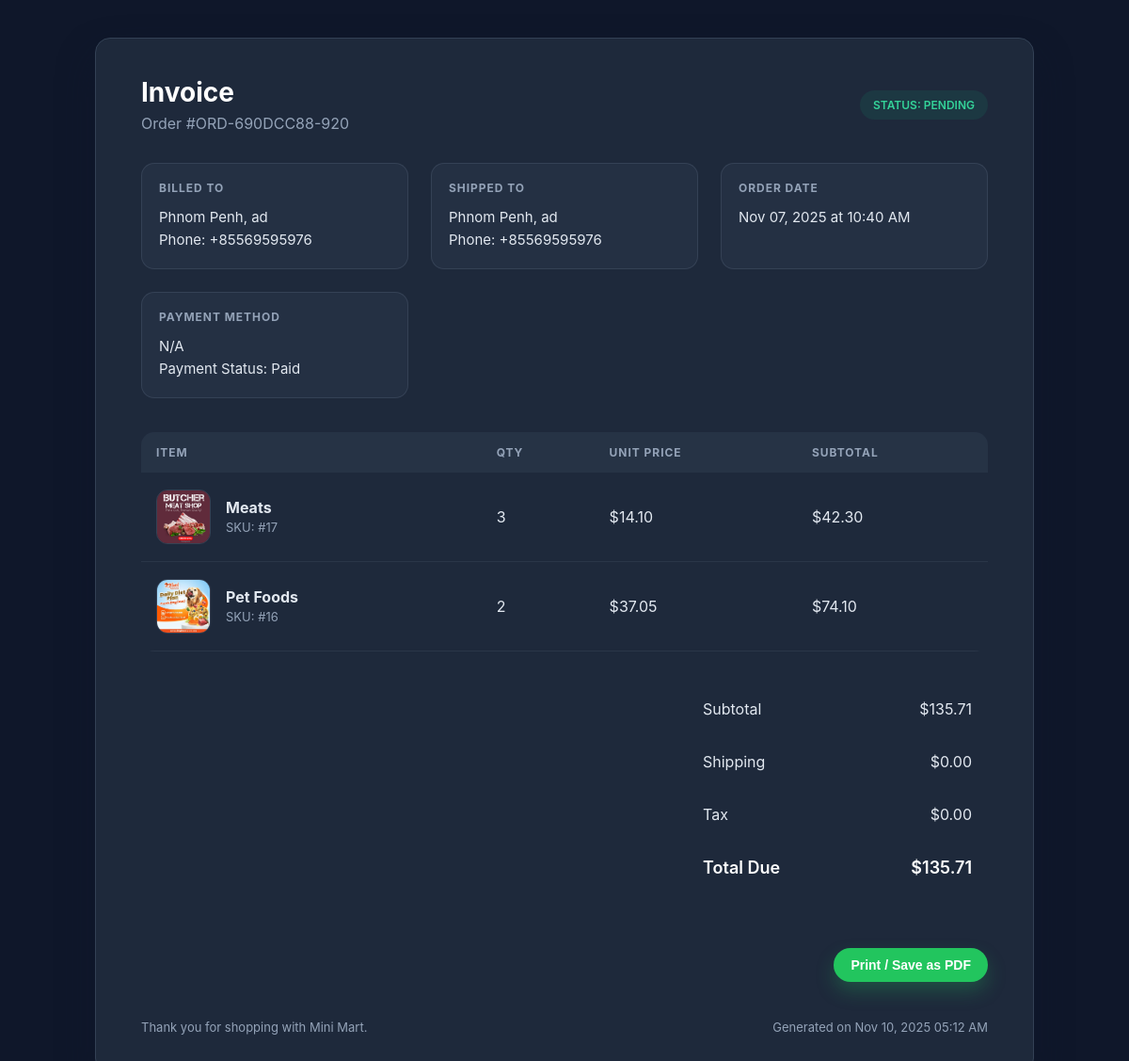
The app's page /invoice.php?order_id=3 (signed in) with its own data.
### tables this page shows
CREATE TABLE `orders` (
  `id` int(11) NOT NULL,
  `order_number` varchar(50) NOT NULL,
  `user_id` int(11) DEFAULT NULL,
  `total_amount` decimal(10,2) NOT NULL DEFAULT 0.00,
  `status` enum('pending','processing','shipped','delivered','cancelled') NOT NULL DEFAULT 'pending',
  `payment_status` enum('unpaid','paid','refunded') NOT NULL DEFAULT 'unpaid',
  `shipping_address` text DEFAULT NULL,
  `billing_address` text DEFAULT NULL,
  `created_at` timestamp NOT NULL DEFAULT current_timestamp(),
  `updated_at` timestamp NOT NULL DEFAULT current_timestamp() ON UPDATE current_timestamp()
);

CREATE TABLE `order_items` (
  `id` int(11) NOT NULL,
  `order_id` int(11) NOT NULL,
  `product_id` int(11) NOT NULL,
  `quantity` int(11) NOT NULL DEFAULT 1,
  `price` decimal(10,2) NOT NULL DEFAULT 0.00,
  `subtotal` decimal(10,2) GENERATED ALWAYS AS (`quantity` * `price`) STORED,
  `created_at` timestamp NOT NULL DEFAULT current_timestamp(),
  `updated_at` timestamp NOT NULL DEFAULT current_timestamp() ON UPDATE current_timestamp()
);

CREATE TABLE `products` (
  `id` int(11) NOT NULL,
  `name` varchar(100) NOT NULL,
  `price` decimal(10,2) NOT NULL,
  `quantity` int(11) NOT NULL,
  `created_at` timestamp NOT NULL DEFAULT current_timestamp(),
  `category_id` int(11) DEFAULT NULL,
  `description` text DEFAULT NULL,
  `image_path` varchar(500) DEFAULT NULL,
  `discount_percentage` decimal(5,2) DEFAULT 0.00,
  `discount_price` decimal(10,2) DEFAULT NULL,
  `vendor_name` varchar(255) DEFAULT NULL,
  `promotion_status` varchar(50) DEFAULT NULL,
  `rating` decimal(3,2) DEFAULT 0.00,
  `vendor_id` int(11) DEFAULT NULL
);

### invoice.php (the view, shortened to what this page needs)
<?php
include('config.php');
$orderId = isset($_GET['order_id']) ? (int) $_GET['order_id'] : 0;
$orderQuery = mysqli_prepare($conn, "SELECT o.*, u.username, u.email FROM orders o LEFT JOIN users u ON o.user_id = u.id WHERE o.id = ?");
mysqli_stmt_bind_param($orderQuery, 'i', $orderId);
mysqli_stmt_execute($orderQuery);
$orderResult = mysqli_stmt_get_result($orderQuery);
$order = mysqli_fetch_assoc($orderResult);
$items = [];
$itemsQuery = mysqli_prepare($conn, "SELECT oi.*, p.name, p.image_path FROM order_items oi LEFT JOIN products p ON oi.product_id = p.id WHERE oi.order_id = ?");
if ($itemsQuery) {
    mysqli_stmt_bind_param($itemsQuery, 'i', $orderId);
    mysqli_stmt_execute($itemsQuery);
    $itemsResult = mysqli_stmt_get_result($itemsQuery);
    if ($itemsResult) {
        while ($row = mysqli_fetch_assoc($itemsResult)) {
            $items[] = $row;
        }
    }
}
$shippingAddress = json_decode($order['shipping_address'] ?? '', true);
$billingAddress = json_decode($order['billing_address'] ?? '', true);
function formatAddress($address) {
    $parts = [];
    if (!empty($address['city'])) {
        $line = $address['city'];
        if (!empty($address['state'])) {
            $line .= ', ' . $address['state'];
        }
        $parts[] = $line;
    }
    if (!empty($address['phone'])) {
        $parts[] = 'Phone: ' . $address['phone'];
    }
    return !empty($parts) ? implode('<br>', array_map('htmlspecialchars', $parts)) : 'N/A';
}
?><!DOCTYPE html>
<html lang="en">
<head>
</head>
<body>
    <div class="invoice">
        <div class="header">
            <div>
                <h1>Invoice</h1>
                <p style="margin: 6px 0 0; color: #94a3b8;">Order #<?php echo htmlspecialchars($order['order_number']); ?></p>
            </div>
            <span class="badge">Status: <?php echo strtoupper(htmlspecialchars($order['status'])); ?></span>
        </div>
        <div class="meta">
            <div class="meta-card">
                <h3>Billed To</h3>
                <p><?php echo formatAddress($billingAddress); ?></p>
            </div>
            <div class="meta-card">
                <h3>Shipped To</h3>
                <p><?php echo formatAddress($shippingAddress); ?></p>
            </div>
            <div class="meta-card">
                <h3>Order Date</h3>
                <p><?php echo date('M d, Y \a\t h:i A', strtotime($order['created_at'])); ?></p>
            </div>
            <div class="meta-card">
                <h3>Payment Method</h3>
                <p><?php echo htmlspecialchars($order['payment_method'] ?? 'N/A'); ?><br>Payment Status: <?php echo ucfirst(htmlspecialchars($order['payment_status'])); ?></p>
            </div>
        </div>
        <table>
            <thead>
                <tr>
                    <th>Item</th>
                    <th>Qty</th>
                    <th>Unit Price</th>
                    <th>Subtotal</th>
                </tr>
            </thead>
            <tbody>
                <?php foreach ($items as $item): ?>
                    <tr>
                        <td>
                            <div class="product">
                                <?php if (!empty($item['image_path'])): ?>
                                    <img src="<?php echo htmlspecialchars($item['image_path']); ?>" alt="<?php echo htmlspecialchars($item['name'] ?? 'Product'); ?>" onerror="this.style.display='none'">
                                <?php endif; ?>
                                <div>
                                    <strong><?php echo htmlspecialchars($item['name'] ?? 'Product'); ?></strong><br>
                                    <span style="color:#94a3b8; font-size: 13px;">SKU: #<?php echo $item['product_id']; ?></span>
                                </div>
                            </div>
                        </td>
                        <td><?php echo (int) $item['quantity']; ?></td>
                        <td>$<?php echo number_format($item['price'], 2); ?></td>
                        <td>$<?php echo number_format($item['quantity'] * $item['price'], 2); ?></td>
                    </tr>
                <?php endforeach; ?>
            </tbody>
        </table>
        <div class="totals">
            <table>
                <tbody>
                    <tr>
                        <td>Subtotal</td>
                        <td style="text-align:right;">$<?php echo number_format($order['total_amount'] - ($order['tax_amount'] ?? 0) - ($order['shipping_amount'] ?? 0), 2); ?></td>
                    </tr>
                    <tr>
                        <td>Shipping</td>
                        <td style="text-align:right;">$<?php echo number_format($order['shipping_amount'] ?? 0, 2); ?></td>
                    </tr>
                    <tr>
                        <td>Tax</td>
                        <td style="text-align:right;">$<?php echo number_format($order['tax_amount'] ?? 0, 2); ?></td>
                    </tr>
                    <tr>
                        <td>Total Due</td>
                        <td style="text-align:right;">$<?php echo number_format($order['total_amount'], 2); ?></td>
                    </tr>
                </tbody>
            </table>
        </div>
        <div class="actions">
            <button onclick="window.print()">Print / Save as PDF</button>
        </div>
        <div class="footer">
            <span>Thank you for shopping with Mini Mart.</span>
            <span>Generated on <?php echo date('M d, Y h:i A'); ?></span>
        </div>
    </div>
</body>
</html>

### invoice.php (style rules this page uses)
body { font-family: 'Inter', Arial, sans-serif; background-color: #0f172a; color: #e2e8f0; margin: 0; padding: 40px; }
.invoice { max-width: 900px; margin: 0 auto; background: #1e293b; border: 1px solid #334155; border-radius: 16px; padding: 40px 48px; box-shadow: 0 20px 40px rgba(15, 23, 42, 0.4); }
.header { display: flex; justify-content: space-between; align-items: center; margin-bottom: 32px; }
.header h1 { font-size: 28px; margin: 0; color: #ffffff; }
.badge { display: inline-flex; align-items: center; gap: 8px; padding: 8px 14px; border-radius: 9999px; background: rgba(16, 185, 129, 0.1); color: #34d399; font-size: 12px; font-weight: 600; text-transform: uppercase; }
.meta { display: grid; grid-template-columns: repeat(auto-fit, minmax(220px, 1fr)); gap: 24px; margin-bottom: 36px; }
.meta-card { background: rgba(51, 65, 85, 0.35); border: 1px solid rgba(148, 163, 184, 0.15); border-radius: 14px; padding: 18px; }
.meta-card h3 { margin: 0 0 12px; font-size: 12px; letter-spacing: 0.08em; text-transform: uppercase; color: #94a3b8; }
.meta-card p { margin: 0; font-size: 15px; line-height: 1.6; color: #e2e8f0; }
table { width: 100%; border-collapse: collapse; margin-bottom: 32px; overflow: hidden; border-radius: 14px; }
thead { background: rgba(51, 65, 85, 0.4); }
th { text-align: left; padding: 14px 16px; font-size: 12px; text-transform: uppercase; letter-spacing: 0.08em; color: #94a3b8; }
td { padding: 18px 16px; border-bottom: 1px solid rgba(148, 163, 184, 0.1); vertical-align: middle; }
.product { display: flex; align-items: center; gap: 16px; }
.product img { width: 56px; height: 56px; border-radius: 12px; object-fit: cover; border: 1px solid rgba(148, 163, 184, 0.2); }
.totals { display: flex; justify-content: flex-end; }
.totals table { width: 320px; border-radius: 12px; border: 1px solid rgba(148, 163, 184, 0.1); }
.totals td { border-bottom: none; }
.totals tr:last-child td { font-size: 18px; font-weight: 600; color: #ffffff; }
.footer { margin-top: 40px; display: flex; justify-content: space-between; align-items: center; color: #94a3b8; font-size: 13px; }
.actions { text-align: right; margin-top: 24px; }
.actions button { background: #22c55e; border: none; color: white; padding: 10px 18px; border-radius: 999px; font-size: 14px; font-weight: 600; cursor: pointer; box-shadow: 0 10px 20px rgba(34, 197, 94, 0.25); }

### records on screen
orders: order_number "ORD-690DCC88-920", status "PENDING", billing_address "Phnom Penh, ad Phone: +85569595976", shipping_address "Phnom Penh, ad Phone: +85569595976", created_at "Nov 07, 2025 at 10:40 AM", payment_status "Paid", total_amount "135.71"
order_items: product.image_path (picture), product.name "Meats", product "17", quantity "3", price "14.10", $item['quantity'] * $item['price'] "42.30"
order_items: product.image_path (picture), product.name "Pet Foods", product "16", quantity "2", price "37.05", $item['quantity'] * $item['price'] "74.10"

### other values on screen
$order['payment_method'] "N/A"
$order['shipping_amount'] "0.00"
$order['tax_amount'] "0.00"
